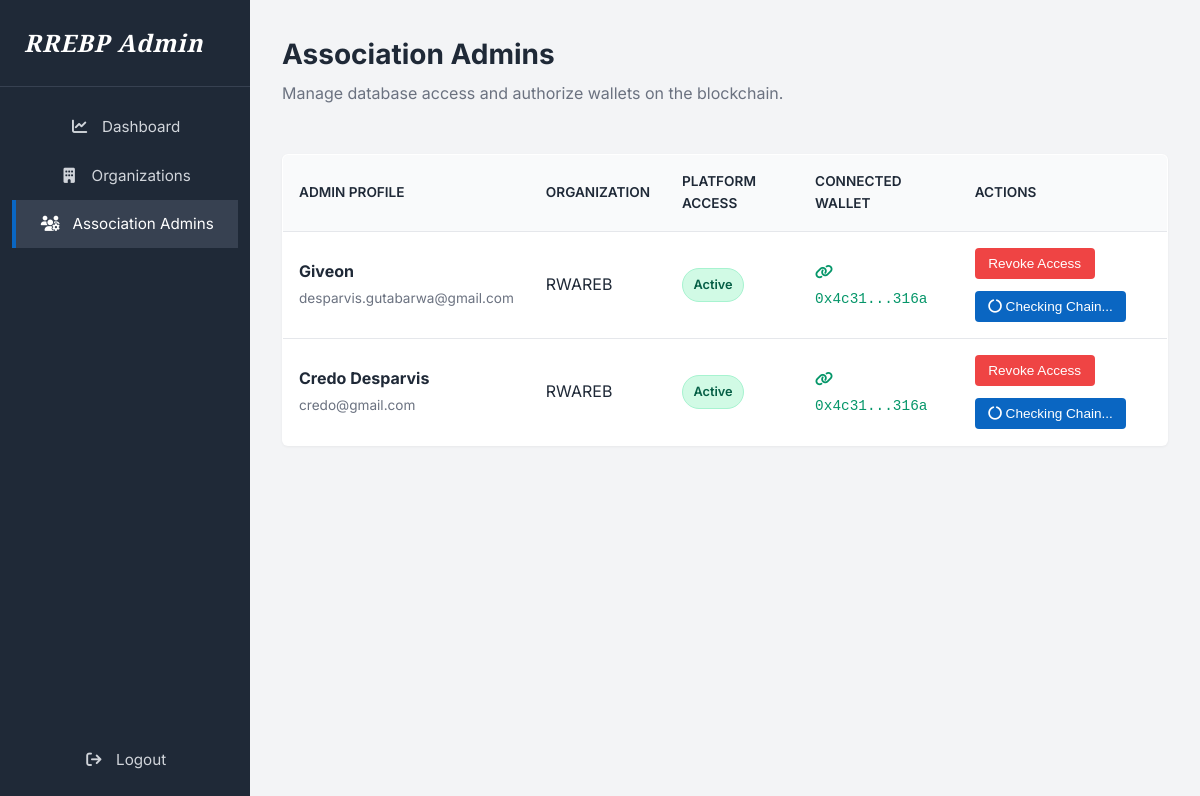
/spdash/admins (signed in), run on the app's committed database.
### models.py (models this page shows)
class AssociationAdmin(db.Model):
    __tablename__ = 'association_admins'
    id = db.Column(db.String(36), primary_key=True, default=generate_uuid)
    full_name = db.Column(db.String(100), nullable=False)
    email = db.Column(db.String(150), unique=True, nullable=False)
    password_hash = db.Column(db.Text, nullable=False)
    organization_id = db.Column(db.String(36), db.ForeignKey('organizations.id'), nullable=False)
    account_status = db.Column(db.String(20), default='Active')  # 'Active' or 'Revoked'
    approved_at = db.Column(db.DateTime, nullable=True)
    created_by = db.Column(db.String(36), db.ForeignKey('super_admins.id'), nullable=False)
    created_at = db.Column(db.DateTime, default=datetime.utcnow)
    updated_at = db.Column(db.DateTime, default=datetime.utcnow, onupdate=datetime.utcnow)
    wallet_address = db.Column(db.String(100), nullable=True)

class Organization(db.Model):
    __tablename__ = 'organizations'
    id = db.Column(db.String(36), primary_key=True, default=generate_uuid)
    name = db.Column(db.String(150), unique=True, nullable=False)
    registration_number = db.Column(db.String(100), unique=True, nullable=False)
    email = db.Column(db.String(150), nullable=False)
    phone = db.Column(db.String(30), nullable=False)
    address = db.Column(db.Text, nullable=True)
    status = db.Column(db.String(20), default='Active')  # 'Active' or 'Suspended'
    created_by = db.Column(db.String(36), db.ForeignKey('super_admins.id'), nullable=False)
    created_at = db.Column(db.DateTime, default=datetime.utcnow)
    updated_at = db.Column(db.DateTime, default=datetime.utcnow, onupdate=datetime.utcnow)
    admins = db.relationship('AssociationAdmin', backref='organization', lazy=True)

### superadmin.py (the view)
@superadmin.route('/spdash/admins')
@login_required
def manage_admins():
    admins = AssociationAdmin.query.order_by(AssociationAdmin.created_at.desc()).all()
    return render_template("sp_admins.html", admins=admins)

### superadmin.py (called while the page is built)
@superadmin.context_processor
def inject_pending_counts():
    if 'superadmin_id' in session:
        pending_admins_count = AssociationAdmin.query.filter_by(account_status='Pending').count()
        return dict(pending_admins_count=pending_admins_count)
    return dict(pending_admins_count=0)

def login_required(f):
    @wraps(f)
    def decorated_function(*args, **kwargs):
        if 'superadmin_id' not in session:
            return redirect(url_for('superadmin.login'))
        return f(*args, **kwargs)
    return decorated_function

### templates/sp_admins.html (shortened to what this page needs)
{% extends "sp_base.html" %}
{% block content %}
<div class="admin-header">
    <div>
        <h1>Association Admins</h1>
        <p style="color: var(--text-muted); margin-top: 0.25rem;">Manage database access and authorize wallets on the blockchain.</p>
    </div>
</div>
<div class="table-wrapper">
    <table class="data-table">
        <thead>
            <tr>
                <th>Admin Profile</th>
                <th>Organization</th>
                <th>Platform Access</th>
                <th>Connected Wallet</th>
                <th>Actions</th>
            </tr>
        </thead>
        <tbody>
            {% for admin in admins %}
            <tr class="admin-row" data-wallet="{{ admin.wallet_address or '' }}">
                <td>
                    <strong>{{ admin.full_name }}</strong><br>
                    <span style="font-size: 0.85rem; color: #6B7280;">{{ admin.email }}</span>
                </td>
                <td>{{ admin.organization.name if admin.organization else 'N/A' }}</td>
                <td>
                    <span class="status-badge
                        {% if admin.account_status == 'Pending' %}status-pending
                        {% elif admin.account_status == 'Active' %}status-active
                        {% else %}status-revoked{% endif %}">
                        {{ admin.account_status }}
                    </span>
                </td>
                <td>
                    {% if admin.wallet_address %}
                        <span style="font-family: monospace; color: #059669; font-size: 0.9rem; font-weight: 500;">
                            <i class="fa-solid fa-link"></i> {{ admin.wallet_address[0:6] }}...{{ admin.wallet_address[-4:] }}
                        </span>
                    {% else %}
                        <span style="color: #DC2626; font-size: 0.85rem; font-weight: 500;">
                            <i class="fa-solid fa-triangle-exclamation"></i> Not Linked
                        </span>
                    {% endif %}
                </td>
                <td>
                    <div style="display: flex; gap: 0.75rem; align-items: center; flex-wrap: wrap;">
                        {% if admin.account_status == 'Active' or admin.account_status == 'Pending' %}
                        <form action="{{ url_for('superadmin.revoke_admin', admin_id=admin.id) }}" method="POST" onsubmit="return confirm('Revoke this admin\'s database access?');" style="margin:0;">
                            <button type="submit" class="btn-revoke">Revoke Access</button>
                        </form>
                        {% endif %}
                        {% if admin.wallet_address %}
                            <button class="btn-web3 auth-btn" disabled>
                                <i class="fa-solid fa-circle-notch fa-spin"></i> Checking Chain...
                            </button>
                        {% else %}
                            <span style="font-size: 0.85rem; color: #9CA3AF; padding: 0.5rem;">Awaiting Wallet</span>
                        {% endif %}
                    </div>
                </td>
            </tr>
            {% else %}
            <tr>
                <td colspan="5" style="padding: 3rem; text-align: center; color: #6B7280;">No association admins registered yet.</td>
            </tr>
            {% endfor %}
        </tbody>
    </table>
</div>
{% endblock %}

### static/css/style.css (style rules this page uses)
:root { --bg-white: #FFFFFF; --text-dark: #1F2937; --text-muted: #6B7280; --border-grey: #E5E7EB; --hover-grey: #F3F4F6; --btn-blue: #0A66C2; --btn-blue-hover: #004182; --footer-bg: #2f426b; }
body { font-family: 'Inter', sans-serif; background-color: var(--bg-white); color: var(--text-dark); margin: 0; padding: 0; line-height: 1.6; display: flex; flex-direction: column; min-height: 100vh; }

### static/css/admin_style.css (style rules this page uses)
.admin-header { display: flex; justify-content: space-between; align-items: center; margin-bottom: 2rem; }
.admin-header h1 { margin: 0; font-size: 1.75rem; color: var(--text-dark); }

### templates/sp_admins.html (style rules this page uses)
.data-table { width: 100%; border-collapse: collapse; background-color: var(--bg-white); border: 1px solid var(--border-grey); border-radius: 6px; overflow: hidden; box-shadow: 0 1px 3px rgba(0,0,0,0.05); }
.data-table th, .data-table td { padding: 1rem; text-align: left; border-bottom: 1px solid var(--border-grey); }
.data-table th { background-color: #F9FAFB; font-weight: 600; color: var(--text-dark); text-transform: uppercase; font-size: 0.85rem; }
.status-badge { padding: 0.35rem 0.65rem; border-radius: 9999px; font-size: 0.8rem; font-weight: 600; display: inline-block; }
.status-active { background-color: #D1FAE5; color: #065F46; border: 1px solid #A7F3D0; }
.btn-revoke { background-color: #EF4444; color: white; padding: 0.5rem 0.85rem; border-radius: 4px; border: none; cursor: pointer; font-size: 0.85rem; font-weight: 500; transition: background-color 0.2s; }
.btn-web3 { background-color: #0A66C2; color: white; padding: 0.5rem 0.85rem; border-radius: 4px; border: none; cursor: pointer; font-size: 0.85rem; font-weight: 500; transition: background-color 0.2s; }
.btn-web3:disabled { cursor: default; opacity: 1; }

### data on the page
AssociationAdmin: full_name "Giveon", email "desparvis.gutabarwa@gmail.com", organization "RWAREB", account_status "Active", wallet_address "0x4c31", wallet_address "316a", shows "Checking Chain..."
AssociationAdmin: full_name "Credo Desparvis", email "credo@gmail.com", organization "RWAREB", account_status "Active", wallet_address "0x4c31", wallet_address "316a", shows "Checking Chain..."
